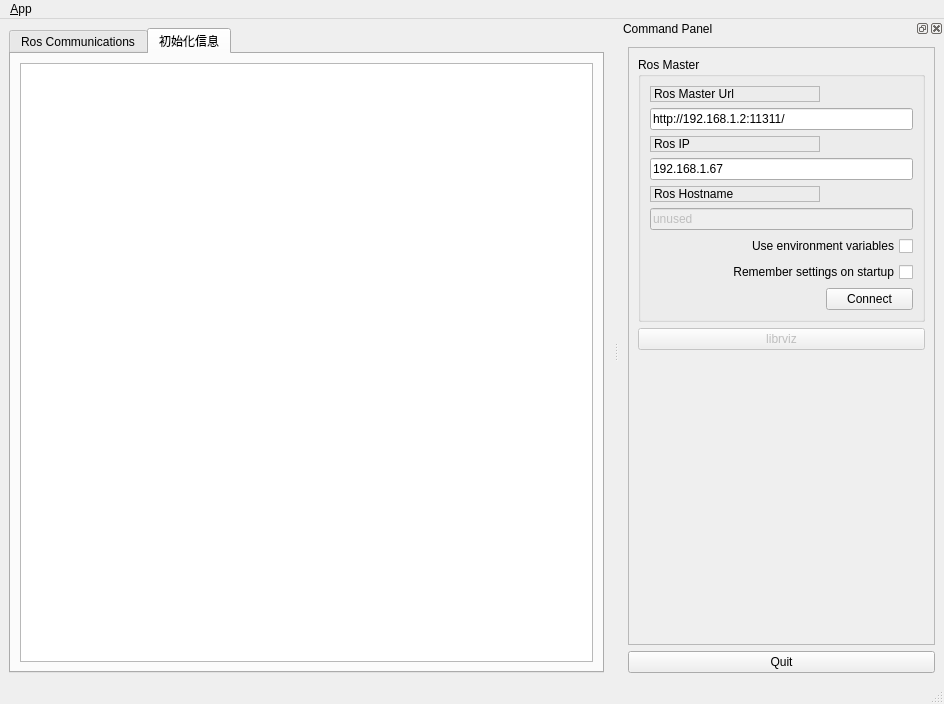
<?xml version="1.0" encoding="UTF-8"?>
<ui version="4.0">
 <class>MainWindowDesign</class>
 <widget class="QMainWindow" name="MainWindowDesign">
  <property name="geometry">
   <rect>
    <x>0</x>
    <y>0</y>
    <width>944</width>
    <height>704</height>
   </rect>
  </property>
  <property name="windowTitle">
   <string>QRosApp</string>
  </property>
  <property name="windowIcon">
   <iconset>
    <normaloff>:/images/icon.png</normaloff>:/images/icon.png</iconset>
  </property>
  <property name="locale">
   <locale language="English" country="Australia"/>
  </property>
  <widget class="QWidget" name="centralwidget">
   <layout class="QHBoxLayout">
    <item>
     <widget class="QTabWidget" name="tab_manager">
      <property name="minimumSize">
       <size>
        <width>100</width>
        <height>0</height>
       </size>
      </property>
      <property name="locale">
       <locale language="English" country="Australia"/>
      </property>
      <property name="currentIndex">
       <number>1</number>
      </property>
      <widget class="QWidget" name="tab_status">
       <attribute name="title">
        <string>Ros Communications</string>
       </attribute>
       <layout class="QVBoxLayout" name="verticalLayout_2">
        <item>
         <widget class="QGroupBox" name="groupBox_12">
          <property name="sizePolicy">
           <sizepolicy hsizetype="MinimumExpanding" vsizetype="Preferred">
            <horstretch>0</horstretch>
            <verstretch>0</verstretch>
           </sizepolicy>
          </property>
          <property name="title">
           <string>Logging</string>
          </property>
          <layout class="QGridLayout" name="gridLayout_3">
           <item row="0" column="0">
            <widget class="QListView" name="view_logging"/>
           </item>
          </layout>
         </widget>
        </item>
       </layout>
      </widget>
      <widget class="QWidget" name="tab_launchinfo">
       <attribute name="title">
        <string>初始化信息</string>
       </attribute>
       <layout class="QGridLayout" name="gridLayout_2">
        <item row="0" column="0">
         <widget class="QPlainTextEdit" name="plainTextEdit">
          <property name="enabled">
           <bool>true</bool>
          </property>
         </widget>
        </item>
       </layout>
      </widget>
     </widget>
    </item>
   </layout>
  </widget>
  <widget class="QMenuBar" name="menubar">
   <property name="geometry">
    <rect>
     <x>0</x>
     <y>0</y>
     <width>944</width>
     <height>28</height>
    </rect>
   </property>
   <widget class="QMenu" name="menu_File">
    <property name="title">
     <string>&amp;App</string>
    </property>
    <addaction name="action_Preferences"/>
    <addaction name="separator"/>
    <addaction name="actionAbout"/>
    <addaction name="actionAbout_Qt"/>
    <addaction name="separator"/>
    <addaction name="action_Quit"/>
   </widget>
   <addaction name="menu_File"/>
  </widget>
  <widget class="QStatusBar" name="statusbar"/>
  <widget class="QDockWidget" name="dock_status">
   <property name="sizePolicy">
    <sizepolicy hsizetype="Minimum" vsizetype="Preferred">
     <horstretch>0</horstretch>
     <verstretch>0</verstretch>
    </sizepolicy>
   </property>
   <property name="minimumSize">
    <size>
     <width>325</width>
     <height>457</height>
    </size>
   </property>
   <property name="allowedAreas">
    <set>Qt::RightDockWidgetArea</set>
   </property>
   <property name="windowTitle">
    <string>Command Panel</string>
   </property>
   <attribute name="dockWidgetArea">
    <number>2</number>
   </attribute>
   <widget class="QWidget" name="dockWidgetContents_2">
    <layout class="QVBoxLayout" name="verticalLayout">
     <item>
      <widget class="QFrame" name="frame">
       <property name="sizePolicy">
        <sizepolicy hsizetype="Minimum" vsizetype="Preferred">
         <horstretch>0</horstretch>
         <verstretch>0</verstretch>
        </sizepolicy>
       </property>
       <property name="frameShape">
        <enum>QFrame::StyledPanel</enum>
       </property>
       <property name="frameShadow">
        <enum>QFrame::Raised</enum>
       </property>
       <layout class="QVBoxLayout" name="verticalLayout_3">
        <item>
         <widget class="QGroupBox" name="groupBox">
          <property name="title">
           <string>Ros Master</string>
          </property>
          <layout class="QGridLayout" name="gridLayout">
           <item row="0" column="0">
            <widget class="QLabel" name="label">
             <property name="frameShape">
              <enum>QFrame::StyledPanel</enum>
             </property>
             <property name="frameShadow">
              <enum>QFrame::Raised</enum>
             </property>
             <property name="text">
              <string>Ros Master Url</string>
             </property>
            </widget>
           </item>
           <item row="1" column="0" colspan="2">
            <widget class="QLineEdit" name="line_edit_master">
             <property name="text">
              <string>http://192.168.1.2:11311/</string>
             </property>
            </widget>
           </item>
           <item row="2" column="0">
            <widget class="QLabel" name="label_2">
             <property name="frameShape">
              <enum>QFrame::StyledPanel</enum>
             </property>
             <property name="frameShadow">
              <enum>QFrame::Raised</enum>
             </property>
             <property name="text">
              <string>Ros IP</string>
             </property>
            </widget>
           </item>
           <item row="3" column="0" colspan="2">
            <widget class="QLineEdit" name="line_edit_host">
             <property name="text">
              <string>192.168.1.67</string>
             </property>
            </widget>
           </item>
           <item row="4" column="0">
            <widget class="QLabel" name="label_3">
             <property name="frameShape">
              <enum>QFrame::StyledPanel</enum>
             </property>
             <property name="frameShadow">
              <enum>QFrame::Raised</enum>
             </property>
             <property name="text">
              <string>Ros Hostname</string>
             </property>
            </widget>
           </item>
           <item row="5" column="0" colspan="2">
            <widget class="QLineEdit" name="line_edit_topic">
             <property name="enabled">
              <bool>false</bool>
             </property>
             <property name="text">
              <string>unused</string>
             </property>
            </widget>
           </item>
           <item row="6" column="0" colspan="2">
            <widget class="QCheckBox" name="checkbox_use_environment">
             <property name="layoutDirection">
              <enum>Qt::RightToLeft</enum>
             </property>
             <property name="text">
              <string>Use environment variables</string>
             </property>
            </widget>
           </item>
           <item row="7" column="0" colspan="2">
            <widget class="QCheckBox" name="checkbox_remember_settings">
             <property name="layoutDirection">
              <enum>Qt::RightToLeft</enum>
             </property>
             <property name="text">
              <string>Remember settings on startup</string>
             </property>
            </widget>
           </item>
           <item row="8" column="0">
            <spacer name="horizontalSpacer">
             <property name="orientation">
              <enum>Qt::Horizontal</enum>
             </property>
             <property name="sizeHint" stdset="0">
              <size>
               <width>170</width>
               <height>21</height>
              </size>
             </property>
            </spacer>
           </item>
           <item row="8" column="1">
            <widget class="QPushButton" name="button_connect">
             <property name="enabled">
              <bool>true</bool>
             </property>
             <property name="sizePolicy">
              <sizepolicy hsizetype="MinimumExpanding" vsizetype="Fixed">
               <horstretch>0</horstretch>
               <verstretch>0</verstretch>
              </sizepolicy>
             </property>
             <property name="toolTip">
              <string>Set the target to the current joint trajectory state.</string>
             </property>
             <property name="statusTip">
              <string>Clear all waypoints and set the target to the current joint trajectory state.</string>
             </property>
             <property name="text">
              <string>Connect</string>
             </property>
            </widget>
           </item>
          </layout>
         </widget>
        </item>
        <item>
         <widget class="QPushButton" name="btnLibrviz">
          <property name="enabled">
           <bool>false</bool>
          </property>
          <property name="text">
           <string>librviz</string>
          </property>
         </widget>
        </item>
        <item>
         <spacer name="verticalSpacer_3">
          <property name="orientation">
           <enum>Qt::Vertical</enum>
          </property>
          <property name="sizeHint" stdset="0">
           <size>
            <width>20</width>
            <height>233</height>
           </size>
          </property>
         </spacer>
        </item>
       </layout>
      </widget>
     </item>
     <item>
      <widget class="QPushButton" name="quit_button">
       <property name="sizePolicy">
        <sizepolicy hsizetype="MinimumExpanding" vsizetype="Fixed">
         <horstretch>0</horstretch>
         <verstretch>0</verstretch>
        </sizepolicy>
       </property>
       <property name="text">
        <string>Quit</string>
       </property>
      </widget>
     </item>
    </layout>
   </widget>
  </widget>
  <action name="action_Quit">
   <property name="text">
    <string>&amp;Quit</string>
   </property>
   <property name="shortcut">
    <string>Ctrl+Q</string>
   </property>
   <property name="shortcutContext">
    <enum>Qt::ApplicationShortcut</enum>
   </property>
  </action>
  <action name="action_Preferences">
   <property name="text">
    <string>&amp;Preferences</string>
   </property>
  </action>
  <action name="actionAbout">
   <property name="text">
    <string>&amp;About</string>
   </property>
  </action>
  <action name="actionAbout_Qt">
   <property name="text">
    <string>About &amp;Qt</string>
   </property>
  </action>
 </widget>
 <resources/>
 <connections>
  <connection>
   <sender>action_Quit</sender>
   <signal>triggered()</signal>
   <receiver>MainWindowDesign</receiver>
   <slot>close()</slot>
   <hints>
    <hint type="sourcelabel">
     <x>-1</x>
     <y>-1</y>
    </hint>
    <hint type="destinationlabel">
     <x>399</x>
     <y>299</y>
    </hint>
   </hints>
  </connection>
  <connection>
   <sender>quit_button</sender>
   <signal>clicked()</signal>
   <receiver>MainWindowDesign</receiver>
   <slot>close()</slot>
   <hints>
    <hint type="sourcelabel">
     <x>859</x>
     <y>552</y>
    </hint>
    <hint type="destinationlabel">
     <x>469</x>
     <y>299</y>
    </hint>
   </hints>
  </connection>
 </connections>
</ui>
